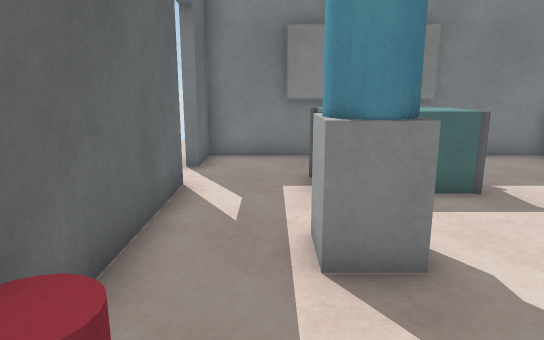
[1] (above)

15 first-person views from a walk through a scene from a Unity 3-D project. The camera is 1.2 m above the floor, tilts 12° down and sees 70° across. The floor is counted in squares, 0.5 m on a side. Each view is taken from the middle of a square. On the plan, view 1 faces up. The plan holds only what a view shows up to about 20 squares ahead; the rest is blank. The player character is not drawn. Door leaves are left out, so doorways stand open. Surface patterns are stand-ins for the level's own textures.

[2]
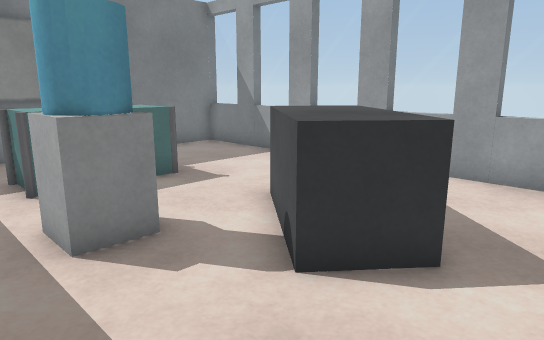

[3]
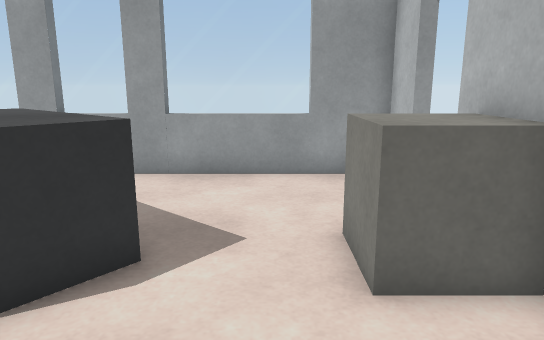

[4]
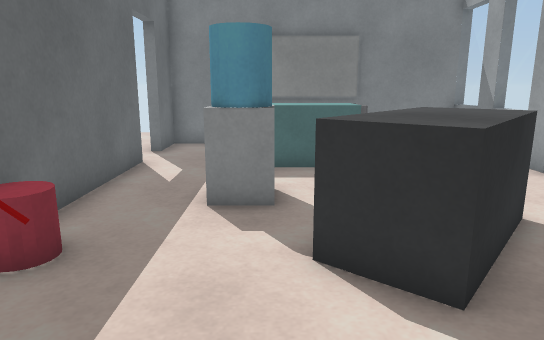

[5]
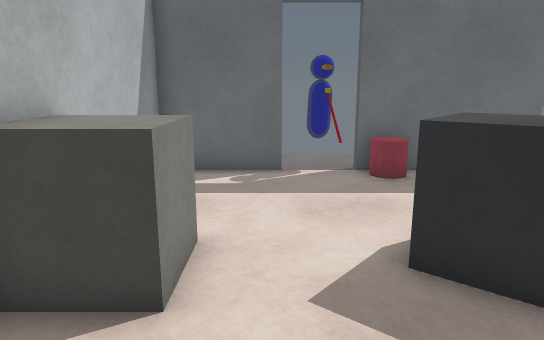

[6]
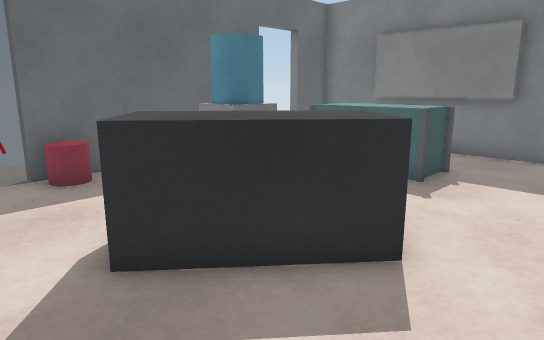

[7]
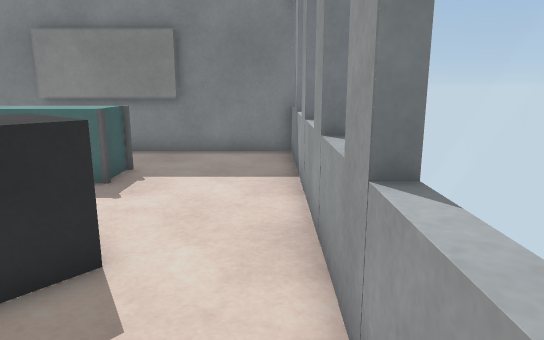

[8]
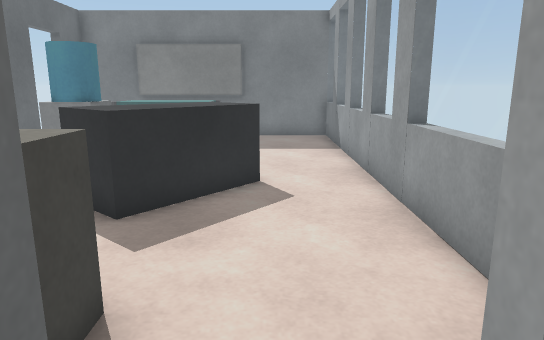

[9]
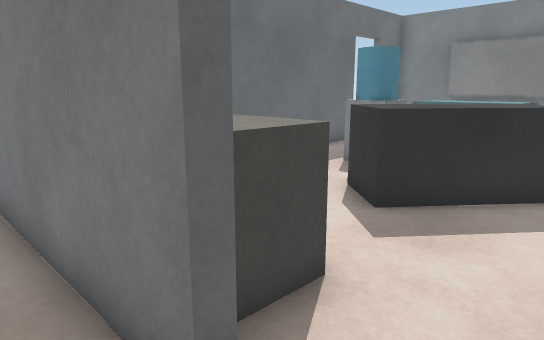

[10]
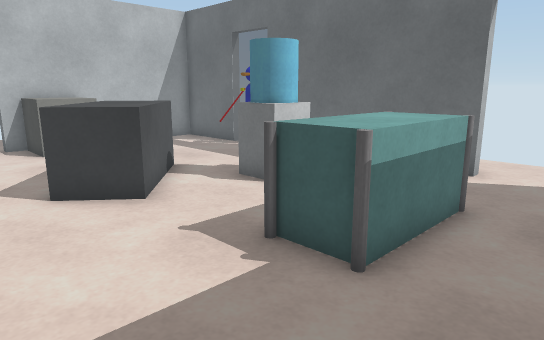

[11]
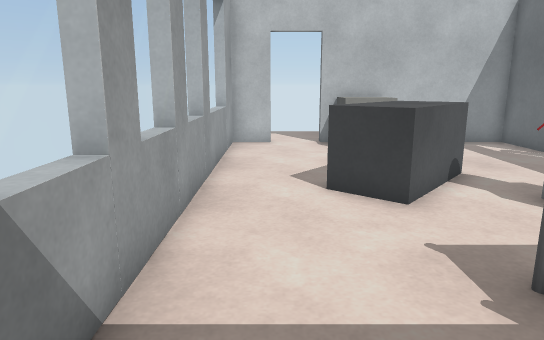

[12]
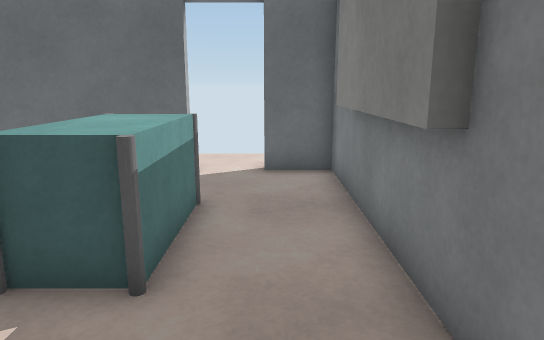

[13]
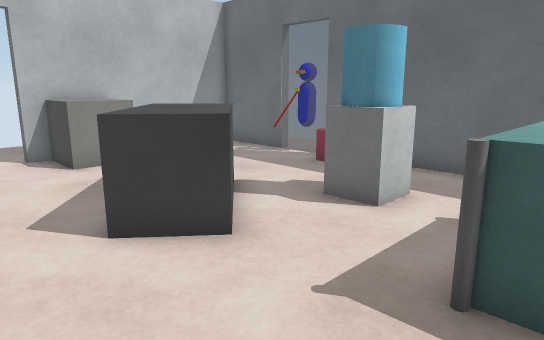

[14]
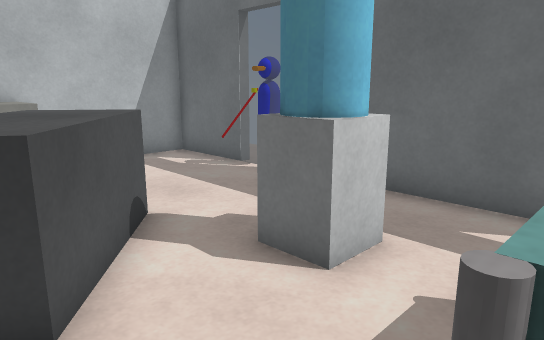

[15]
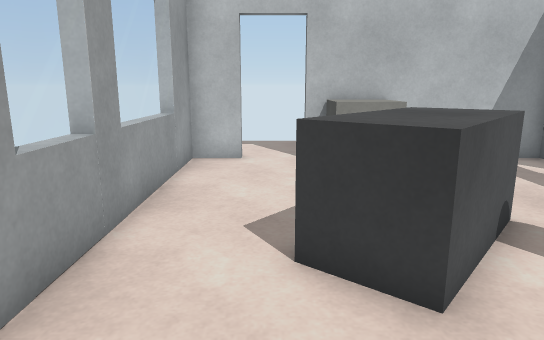

### Floor plan
Points are (right, up) in squares from view 1. A wall is a line through its corners. A room is listed if a view was taken in it or the views show most of it. See-through windows are left out.
Room 1 (views 1, 2, 3, 4, 5, 6, 7, 10, 11, 12, 13, 14, 15)
walls: (-2.2, 9.6) (-2.2, 1.5) (-2.8, 1.5); (5.5, 13.4) (0.5, 13.4); (-2.8, -0.7) (-2.2, -0.7) (-2.2, -4.2) (5.9, -4.2); (8.1, -4.2) (9.7, -4.2) (9.7, 13.8); (10.2, 13.8) (-2.2, 13.8) (-2.2, 11.8)
ways out: open door at (-2.5, 10.5) to room 2; open door at (7, -4.5) to room 2
objects: other object (-3, 0) to (-1, 1); other object (1, 5) to (2, 6); other object (1, 9) to (5, 10); other object (3, -4) to (5, -2); other object (3, 1) to (7, 5)
Room 2 (views 8, 9)
walls: (5.9, -4.7) (-0.4, -4.7)
ways out: open door at (-2.5, 10.5) to room 1; open door at (7, -4.5) to room 1

Positions as (right, up) in squares from view 1, and headings:
1: (0, 0), facing up
2: (-1, -1), facing up-right
3: (-1, -1), facing right
4: (2, -3), facing up
5: (9, -1), facing left
6: (9, -1), facing up-left
7: (9, -1), facing up
8: (7, -6), facing up
9: (8, -6), facing up-left
10: (9, 13), facing down-left
11: (8, 13), facing down
12: (9, 12), facing left
13: (9, 10), facing down-left
14: (6, 9), facing down-left
15: (7, 9), facing down
